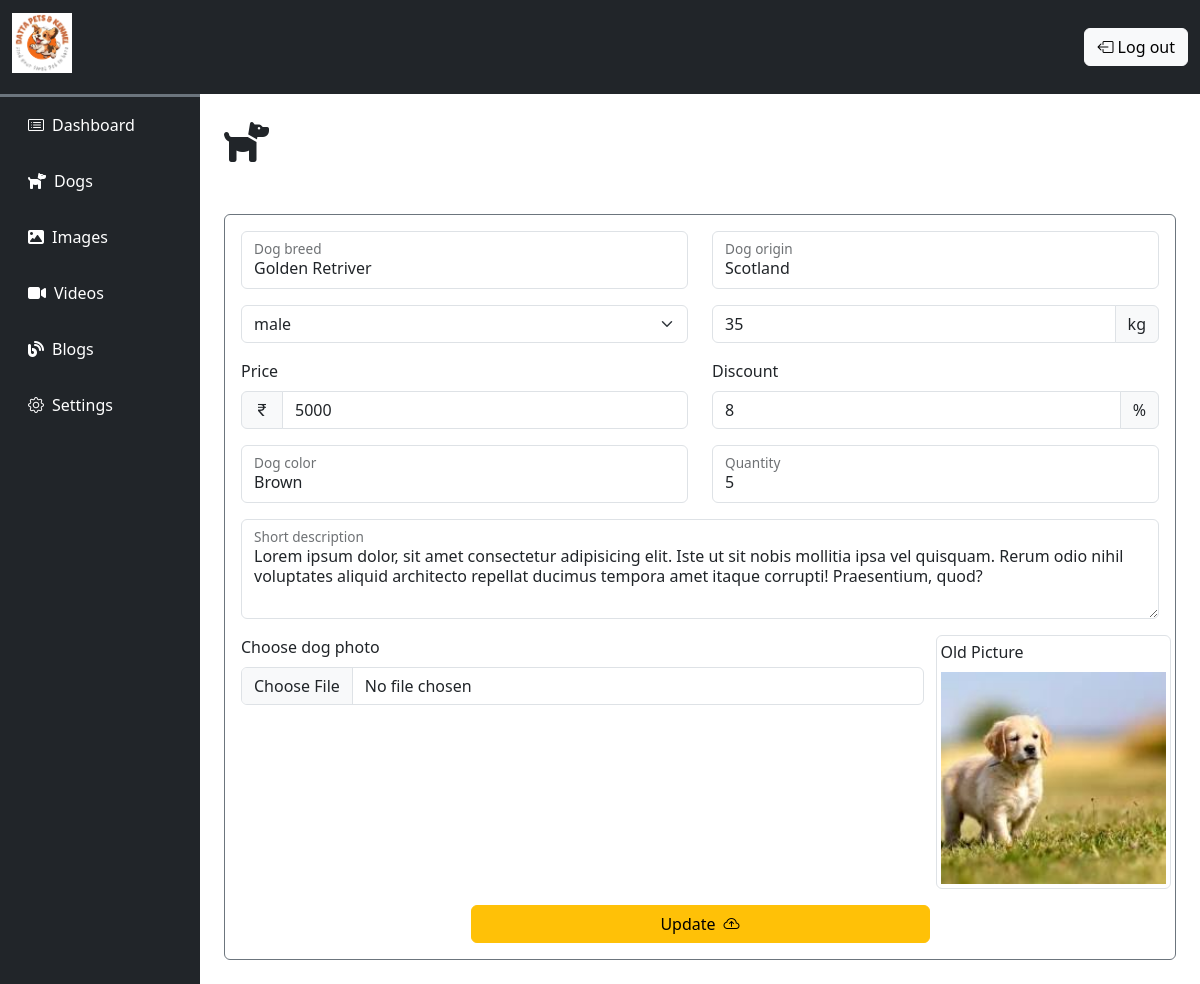
The page /admin/edit_dog.php?id=4 (signed in) on the database its author committed.
### tables this page shows
CREATE TABLE `dogs` (
  `id` int(11) NOT NULL,
  `breed` varchar(25) NOT NULL,
  `description` varchar(500) NOT NULL,
  `origin` varchar(25) NOT NULL,
  `price` int(11) NOT NULL,
  `waight` varchar(25) NOT NULL,
  `color` varchar(25) NOT NULL,
  `sex` varchar(25) NOT NULL,
  `image` varchar(255) NOT NULL,
  `discount` int(11) NOT NULL,
  `quantity` int(11) NOT NULL,
  `date&time` timestamp NOT NULL DEFAULT current_timestamp() ON UPDATE current_timestamp()
);

### admin/edit_dog.php (the view, shortened to what this page needs)
<?php
    include "../database/connection.php";
    $dogId = $_GET["id"];
    $sql = "SELECT * FROM `dogs` WHERE id='$dogId'";
    $result = mysqli_query($conn, $sql);
    $display = mysqli_fetch_array($result);
?>
<!DOCTYPE html>
<html lang="en">
<head>
    <?php include "./components/links.php" ?>
</head>
<body>
    <?php include "./components/navbar.php" ?>
    <div class="container-fluid">
        <div class="row">
            <div class="col-lg-10 ms-auto overflow-hidden p-4" id="admin-content">
                <h1><i class="fa-solid fa-dog me-2"></i></h1>
                <form id="UpdateDog" method="POST" class="w-100 mx-auto mt-5 border border-1 border-secondary rounded p-3" enctype="multipart/form-data">
                    <div class="row">
                        <div class="col-6">
                            <div class="form-floating mb-3">
                                <input type="text" value="<?php echo $display["breed"]; ?>" name="name" class="form-control shadow-none" id="floatingInput" placeholder="name@example.com" required>
                                <label for="floatingInput">Dog breed</label>
                            </div>
                        </div>
                        <div class="col-6">
                            <div class="form-floating mb-3">
                                <input type="text" value="<?php echo $display["origin"]; ?>" name="origin" class="form-control shadow-none" id="floatingInput" placeholder="name@example.com">
                                <label for="floatingInput">Dog origin</label>
                            </div>
                        </div>
                        <div class="col-6">
                            <select name="sex" class="form-select form-select shadow-none" aria-label="Small select example" required>
                                <option selected value="<?php echo $display["sex"]; ?>"><?php echo $display["sex"]; ?></option>
                            </select>
                        </div>
                        <div class="col-6">
                            <div class="input-group mb-3">
                                <input type="text" value="<?php echo $display["waight"]; ?>" name="weight" class="form-control shadow-none" aria-label="Amount (to the nearest dollar)" placeholder="Weight" required>
                                <span class="input-group-text">kg</span>
                            </div>
                        </div>
                        <div class="col-6">
                            <label for="price" class="form-label">Price</label>
                            <div class="input-group mb-3">
                                <span class="input-group-text"><i class="bi bi-currency-rupee"></i></span>
                                <input type="text" value="<?php echo $display["price"]; ?>" name="price" class="form-control shadow-none" aria-label="Amount (to the nearest dollar)" required>
                            </div>
                        </div>
                        <div class="col-6">
                            <label for="price" class="form-label">Discount</label>
                            <div class="input-group mb-3">
                                <input type="text" value="<?php echo $display["discount"]; ?>" name="discount" class="form-control shadow-none" aria-label="Amount (to the nearest dollar)">
                                <span class="input-group-text">%</span>
                            </div>
                        </div>
                        <div class="col-6">
                            <div class="form-floating mb-3">
                                <input type="text" value="<?php echo $display["color"]; ?>" name="color" class="form-control shadow-none" id="floatingInput" placeholder="name@example.com" required>
                                <label for="floatingInput">Dog color</label>
                            </div>
                        </div>
                        <div class="col-6">
                            <div class="form-floating mb-3">
                                <input type="text" value="<?php echo $display["quantity"]; ?>" name="quantity" class="form-control shadow-none" id="floatingInput" placeholder="name@example.com" required>
                                <label for="floatingInput">Quantity</label>
                            </div>
                        </div>
                        <div class="col-12">
                            <div class="form-floating">
                                <textarea name="description" class="form-control shadow-none" placeholder="Leave a comment here" id="floatingTextarea2" style="height: 100px" required><?php echo $display["description"]; ?></textarea>
                                <label for="floatingTextarea2">Short description</label>
                            </div>
                        </div>
                        <div class="col-12 mt-3">
                            <div class="row">
                                <div class="col-lg-9">
                                    <div class="mb-3">
                                        <label for="formFile" class="form-label">Choose dog photo</label>
                                        <input name="dogImageFile" class="form-control shadow-none" type="file" id="formFile">
                                    </div>
                                </div>
                                <div class="col-lg-3 border border-1 p-1 rounded">
                                    <p class="text-dark mb-2">Old Picture</p>
                                    <img src="../<?php echo $display["image"]; ?>" alt="IMG" class="w-100">
                                </div>
                            </div>
                        </div>
                    </div>
                    <div class="submit-btn text-center mt-3">
                        <button type="submit" class="btn btn-warning w-50 update-btn">Update<i class="bi bi-cloud-arrow-up ms-2"></i></button>
                    </div>
                </form>
            </div>
        </div>
    </div>
</body>
</html>

### css/admin.css (style rules this page uses)
* { margin: 0; padding: 0; }

### css/utiles.css (style rules this page uses)
:root { --primary: #E88D67; }

### rows shown on the page
dogs: name "Golden Retriver", origin "Scotland", sex "male", weight "35", price "5000", discount "8", color "Brown", quantity "5", description "Lorem ipsum dolor, sit amet consectetur adipisicing elit. Iste ut sit nobis mollitia ipsa vel quisquam. Rerum odio nihil voluptates aliquid architecto repellat ducimus tempora amet itaque corrupti! Praesentium, quod?", image (picture)
